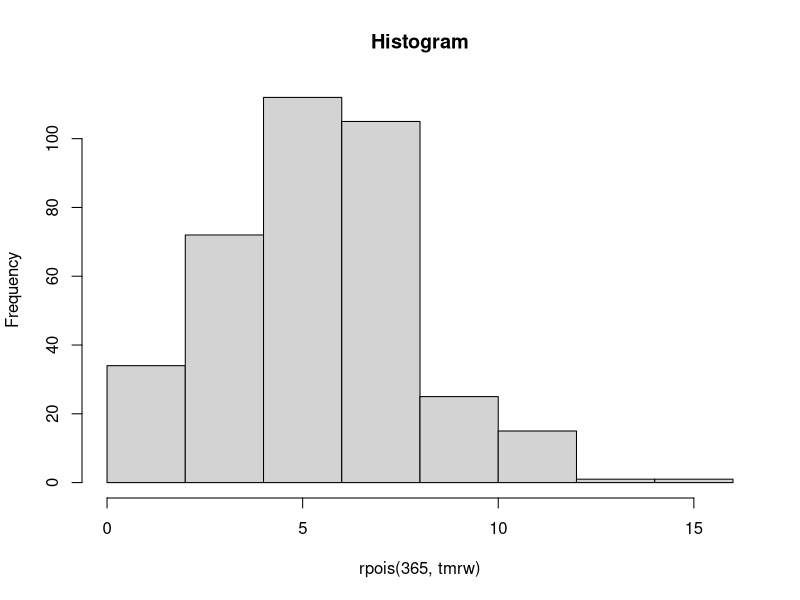

This chart was generated by the following R code:
# 3a

lambda = 4.5

tmrw = 6

ppois(tmrw, lambda, FALSE)

# 3b

hist(rpois(365, tmrw), main = 'Histogram')

# 3d

# mean and variance

print(lambda)
